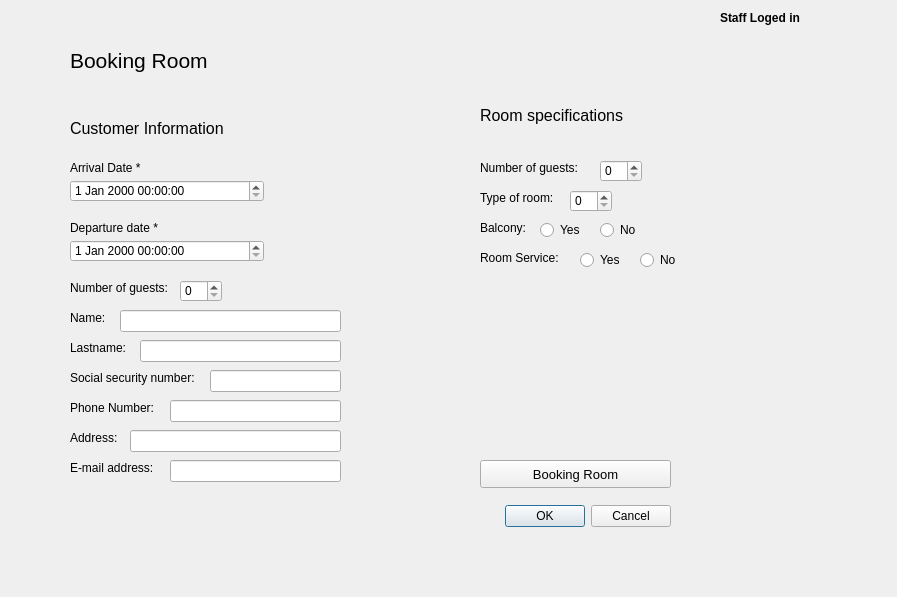
<?xml version="1.0" encoding="UTF-8"?>
<ui version="4.0">
 <class>bookingPage</class>
 <widget class="QDialog" name="bookingPage">
  <property name="geometry">
   <rect>
    <x>0</x>
    <y>0</y>
    <width>897</width>
    <height>597</height>
   </rect>
  </property>
  <property name="windowTitle">
   <string>Dialog</string>
  </property>
  <widget class="QDialogButtonBox" name="buttonBox">
   <property name="geometry">
    <rect>
     <x>330</x>
     <y>500</y>
     <width>341</width>
     <height>32</height>
    </rect>
   </property>
   <property name="orientation">
    <enum>Qt::Horizontal</enum>
   </property>
   <property name="standardButtons">
    <set>QDialogButtonBox::Cancel|QDialogButtonBox::Ok</set>
   </property>
  </widget>
  <widget class="QRadioButton" name="radioButton">
   <property name="geometry">
    <rect>
     <x>540</x>
     <y>220</y>
     <width>51</width>
     <height>20</height>
    </rect>
   </property>
   <property name="text">
    <string>Yes</string>
   </property>
  </widget>
  <widget class="QDateTimeEdit" name="dateTimeEdit">
   <property name="geometry">
    <rect>
     <x>70</x>
     <y>180</y>
     <width>194</width>
     <height>22</height>
    </rect>
   </property>
  </widget>
  <widget class="QLabel" name="label_19">
   <property name="geometry">
    <rect>
     <x>720</x>
     <y>10</y>
     <width>91</width>
     <height>16</height>
    </rect>
   </property>
   <property name="font">
    <font>
     <weight>75</weight>
     <bold>true</bold>
    </font>
   </property>
   <property name="text">
    <string>Staff Loged in </string>
   </property>
  </widget>
  <widget class="QLineEdit" name="lineEdit_5">
   <property name="geometry">
    <rect>
     <x>130</x>
     <y>430</y>
     <width>211</width>
     <height>22</height>
    </rect>
   </property>
  </widget>
  <widget class="QRadioButton" name="radioButton_3">
   <property name="geometry">
    <rect>
     <x>580</x>
     <y>250</y>
     <width>51</width>
     <height>20</height>
    </rect>
   </property>
   <property name="text">
    <string>Yes</string>
   </property>
  </widget>
  <widget class="QLabel" name="label_15">
   <property name="geometry">
    <rect>
     <x>480</x>
     <y>190</y>
     <width>91</width>
     <height>16</height>
    </rect>
   </property>
   <property name="text">
    <string>Type of room:  </string>
   </property>
  </widget>
  <widget class="QLineEdit" name="lineEdit_6">
   <property name="geometry">
    <rect>
     <x>170</x>
     <y>460</y>
     <width>171</width>
     <height>22</height>
    </rect>
   </property>
  </widget>
  <widget class="QLabel" name="label_3">
   <property name="geometry">
    <rect>
     <x>70</x>
     <y>220</y>
     <width>111</width>
     <height>16</height>
    </rect>
   </property>
   <property name="text">
    <string>Departure date *</string>
   </property>
  </widget>
  <widget class="QSpinBox" name="spinBox_3">
   <property name="geometry">
    <rect>
     <x>570</x>
     <y>190</y>
     <width>42</width>
     <height>22</height>
    </rect>
   </property>
  </widget>
  <widget class="QLabel" name="label_4">
   <property name="geometry">
    <rect>
     <x>70</x>
     <y>280</y>
     <width>111</width>
     <height>16</height>
    </rect>
   </property>
   <property name="text">
    <string>Number of guests: </string>
   </property>
  </widget>
  <widget class="QLabel" name="label_16">
   <property name="geometry">
    <rect>
     <x>480</x>
     <y>220</y>
     <width>53</width>
     <height>16</height>
    </rect>
   </property>
   <property name="text">
    <string>Balcony:</string>
   </property>
  </widget>
  <widget class="QLabel" name="label">
   <property name="geometry">
    <rect>
     <x>70</x>
     <y>40</y>
     <width>181</width>
     <height>41</height>
    </rect>
   </property>
   <property name="font">
    <font>
     <pointsize>16</pointsize>
    </font>
   </property>
   <property name="text">
    <string>Booking Room </string>
   </property>
  </widget>
  <widget class="QLabel" name="label_11">
   <property name="geometry">
    <rect>
     <x>70</x>
     <y>430</y>
     <width>53</width>
     <height>16</height>
    </rect>
   </property>
   <property name="text">
    <string>Address: </string>
   </property>
  </widget>
  <widget class="QLineEdit" name="lineEdit_4">
   <property name="geometry">
    <rect>
     <x>170</x>
     <y>400</y>
     <width>171</width>
     <height>22</height>
    </rect>
   </property>
  </widget>
  <widget class="QLabel" name="label_6">
   <property name="geometry">
    <rect>
     <x>70</x>
     <y>310</y>
     <width>53</width>
     <height>16</height>
    </rect>
   </property>
   <property name="text">
    <string/>
   </property>
  </widget>
  <widget class="QRadioButton" name="radioButton_4">
   <property name="geometry">
    <rect>
     <x>640</x>
     <y>250</y>
     <width>51</width>
     <height>20</height>
    </rect>
   </property>
   <property name="text">
    <string>No</string>
   </property>
  </widget>
  <widget class="QLineEdit" name="lineEdit_3">
   <property name="geometry">
    <rect>
     <x>210</x>
     <y>370</y>
     <width>131</width>
     <height>22</height>
    </rect>
   </property>
  </widget>
  <widget class="QRadioButton" name="radioButton_2">
   <property name="geometry">
    <rect>
     <x>600</x>
     <y>220</y>
     <width>51</width>
     <height>20</height>
    </rect>
   </property>
   <property name="text">
    <string>No</string>
   </property>
  </widget>
  <widget class="QSpinBox" name="spinBox">
   <property name="geometry">
    <rect>
     <x>180</x>
     <y>280</y>
     <width>42</width>
     <height>22</height>
    </rect>
   </property>
  </widget>
  <widget class="QDateTimeEdit" name="dateTimeEdit_2">
   <property name="geometry">
    <rect>
     <x>70</x>
     <y>240</y>
     <width>194</width>
     <height>22</height>
    </rect>
   </property>
  </widget>
  <widget class="QLabel" name="label_9">
   <property name="geometry">
    <rect>
     <x>70</x>
     <y>370</y>
     <width>141</width>
     <height>16</height>
    </rect>
   </property>
   <property name="text">
    <string>Social security number: </string>
   </property>
  </widget>
  <widget class="QLabel" name="label_10">
   <property name="geometry">
    <rect>
     <x>70</x>
     <y>400</y>
     <width>91</width>
     <height>16</height>
    </rect>
   </property>
   <property name="text">
    <string>Phone Number: </string>
   </property>
  </widget>
  <widget class="QPushButton" name="pushButton">
   <property name="geometry">
    <rect>
     <x>480</x>
     <y>460</y>
     <width>191</width>
     <height>28</height>
    </rect>
   </property>
   <property name="font">
    <font>
     <pointsize>10</pointsize>
    </font>
   </property>
   <property name="text">
    <string>Booking Room</string>
   </property>
  </widget>
  <widget class="QLabel" name="label_5">
   <property name="geometry">
    <rect>
     <x>70</x>
     <y>120</y>
     <width>201</width>
     <height>16</height>
    </rect>
   </property>
   <property name="font">
    <font>
     <pointsize>12</pointsize>
    </font>
   </property>
   <property name="text">
    <string>Customer Information</string>
   </property>
  </widget>
  <widget class="QLabel" name="label_17">
   <property name="geometry">
    <rect>
     <x>480</x>
     <y>250</y>
     <width>91</width>
     <height>16</height>
    </rect>
   </property>
   <property name="text">
    <string>Room Service: </string>
   </property>
  </widget>
  <widget class="QLabel" name="label_8">
   <property name="geometry">
    <rect>
     <x>70</x>
     <y>340</y>
     <width>61</width>
     <height>16</height>
    </rect>
   </property>
   <property name="text">
    <string>Lastname: </string>
   </property>
  </widget>
  <widget class="QLabel" name="label_14">
   <property name="geometry">
    <rect>
     <x>480</x>
     <y>160</y>
     <width>111</width>
     <height>16</height>
    </rect>
   </property>
   <property name="text">
    <string>Number of guests: </string>
   </property>
  </widget>
  <widget class="QLineEdit" name="lineEdit">
   <property name="geometry">
    <rect>
     <x>120</x>
     <y>310</y>
     <width>221</width>
     <height>22</height>
    </rect>
   </property>
  </widget>
  <widget class="QLabel" name="label_7">
   <property name="geometry">
    <rect>
     <x>70</x>
     <y>310</y>
     <width>41</width>
     <height>16</height>
    </rect>
   </property>
   <property name="text">
    <string>Name: </string>
   </property>
  </widget>
  <widget class="QLabel" name="label_2">
   <property name="geometry">
    <rect>
     <x>70</x>
     <y>160</y>
     <width>91</width>
     <height>16</height>
    </rect>
   </property>
   <property name="text">
    <string>Arrival Date *</string>
   </property>
  </widget>
  <widget class="QLabel" name="label_12">
   <property name="geometry">
    <rect>
     <x>70</x>
     <y>460</y>
     <width>101</width>
     <height>16</height>
    </rect>
   </property>
   <property name="text">
    <string>E-mail address: </string>
   </property>
  </widget>
  <widget class="QSpinBox" name="spinBox_2">
   <property name="geometry">
    <rect>
     <x>600</x>
     <y>160</y>
     <width>42</width>
     <height>22</height>
    </rect>
   </property>
  </widget>
  <widget class="QLabel" name="label_13">
   <property name="geometry">
    <rect>
     <x>480</x>
     <y>100</y>
     <width>191</width>
     <height>31</height>
    </rect>
   </property>
   <property name="font">
    <font>
     <pointsize>12</pointsize>
    </font>
   </property>
   <property name="text">
    <string>Room specifications</string>
   </property>
  </widget>
  <widget class="QLineEdit" name="lineEdit_2">
   <property name="geometry">
    <rect>
     <x>140</x>
     <y>340</y>
     <width>201</width>
     <height>22</height>
    </rect>
   </property>
  </widget>
 </widget>
 <resources/>
 <connections>
  <connection>
   <sender>buttonBox</sender>
   <signal>accepted()</signal>
   <receiver>bookingPage</receiver>
   <slot>accept()</slot>
   <hints>
    <hint type="sourcelabel">
     <x>248</x>
     <y>254</y>
    </hint>
    <hint type="destinationlabel">
     <x>157</x>
     <y>274</y>
    </hint>
   </hints>
  </connection>
  <connection>
   <sender>buttonBox</sender>
   <signal>rejected()</signal>
   <receiver>bookingPage</receiver>
   <slot>reject()</slot>
   <hints>
    <hint type="sourcelabel">
     <x>316</x>
     <y>260</y>
    </hint>
    <hint type="destinationlabel">
     <x>286</x>
     <y>274</y>
    </hint>
   </hints>
  </connection>
 </connections>
</ui>
